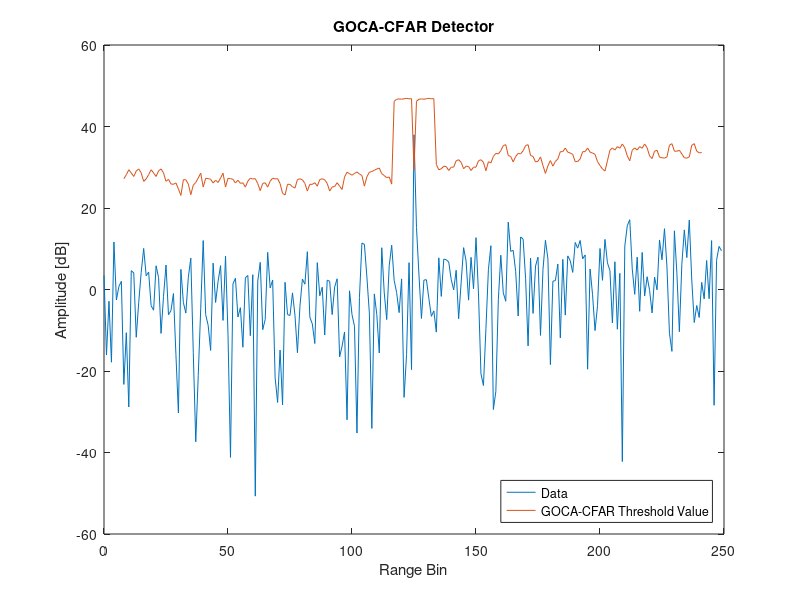

MATLAB code for this plot:
%% File information
% Written by M. Y. Martin (MRTMOG014)
% EEE4022S (2018)
% GOCA_CFAR_Threshold.m: Simulate GOCA-CFAR detector with Gaussian data

%% GOCA-CFAR detector
clc;
close all;
clear;

% define inputs and parameters
D = 250;                                % length of data; number of samples
N = 16;                                 % length of window
Np = 1;                                 % number of pulses
j = 1i;                                 % use j as sqrt(-1)
PFA = 10^-6;                            % desired PFA
SNRdB = 20;                             % SNR in Decibels
SNR = 10^(SNRdB/10);                    % Decibels to linear SNR

% include multiple targets
t = 1;                                  % number of targets and interfering targets (max 3)

% include clutter edge
v = 2;                                  % variance of noise in clutter edge; v = 1 => no clutter edge
d = -1;                                  % number of samples from centre to clutter edge start (distance)

% 1xD matrix of complex Gaussian noise: (I + jQ)/sqrt(2); v scales second part => clutter edge
noise = [((randn(1,(D/2) + d) + j.*randn(1,(D/2) + d))/sqrt(2)),(sqrt(v)*(randn(1,(D/2) - d) + j.*randn(1,(D/2) - d))/sqrt(2))];
    
% insert target(s)
target_voltage = sqrt(SNR);
target_signal = target_voltage*(randn(1,t) + j.*randn(1,t))/sqrt(2);
signal1 = noise; % noise only; H0
for y = 0:(t - 1)   % update signal with targets from centre of data at intervals of 3 samples
    signal1((D/2) + 1 + 3*y) = signal1((D/2) + 1 + 3*y) + target_signal(y + 1);  % H1
end

% square law detector after target is added
signal = abs(signal1).^2;

% compute GOCA-CFAR interference statistic 'g'
g = zeros(D,1);
for CUT = (N/2 + 1):1:(D - N/2)    % first N/2 and last N/2 samples in signal will NOT become the CUT (eg. 9 to 392)
    Leading_window = sum(signal((CUT + 1):(CUT + N/2)));
    Lagging_window = sum(signal((CUT - N/2):(CUT - 1)));
    if Leading_window > Lagging_window
        g(CUT) = Leading_window;
    else
        g(CUT) = Lagging_window;
    end
end

% compute GOCA-CFAR constant 'a' for desired PFA
PFA_error = inf;

for a_i = 0:0.01:25
    PFA_summation = 0;
    for i = 0:(N/2 - 1)
        PFA_summation = PFA_summation + (factorial(N/2 - 1 + i)/(factorial(N/2 - 1).*factorial(i))).*(2 + a_i)^(-i);
    end
    PFA_i = 2*(((1 + a_i)^(-N/2)) -((2 + a_i)^(-N/2))*PFA_summation);
    if abs(PFA_i - PFA) < abs(PFA_error)
        a = a_i;
        PFA_error = abs(PFA_i - PFA);
    end
end

% compute detection threshold 'T'
T = a.*g;

% plot the threshold and noise
x = 0:(D - 1); % x-axis sample number
figure;
plot(x,20*log10(signal),x,20*log10(T));
xlabel('Range Bin');
ylabel('Amplitude [dB]');
ylim([-60 60]);
title('GOCA-CFAR Detector');
lgd = legend('Data','GOCA-CFAR Threshold Value');
set(lgd,'Location','SouthEast');
